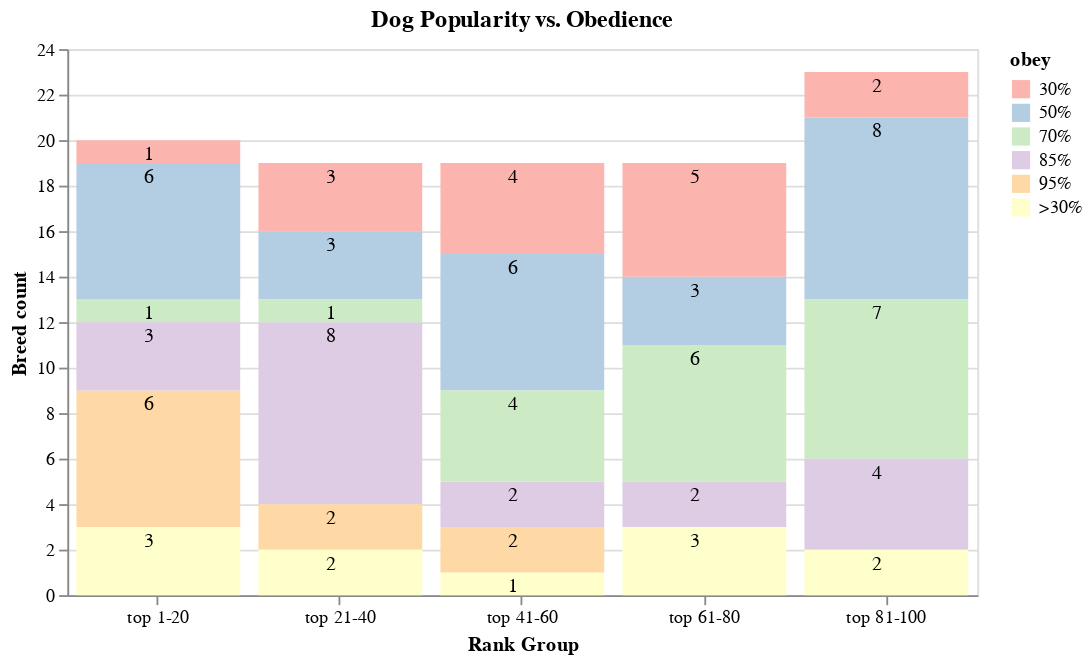

The code cell stored with this chart in its notebook:
### Code cell
stacked_bar_popular = alt.Chart(df).mark_bar().encode(
    x=alt.X('Group:N', title='Rank Group', axis=alt.Axis(labelAngle=0)),
    y=alt.Y('sum(id):Q',title='Breed count'),
    color=alt.Color('obey:N', scale=alt.Scale(scheme='pastel1'))
    ).properties(
    width=500,
    height=300,
    title='Dog Popularity vs. Obedience'
    )

text = alt.Chart(df).mark_text(dx=-5, dy=8, color='black').encode(
    x=alt.X('Group:N'),
    y=alt.Y('sum(id):Q',stack='zero'),
    detail='obey:N',
    text=alt.Text('sum(id):Q')
)
stacked_bar_popular + text

### Figure 1 — Vega-Lite specification as saved in the notebook (floating-point values rounded to 4 significant figures)
{"usermeta": {"embedOptions": {"theme": "fivethirtyeight"}}, "config": {"view": {"continuousWidth": 400, "continuousHeight": 300}}, "layer": [{"mark": "bar", "encoding": {"color": {"type": "nominal", "field": "obey", "scale": {"scheme": "pastel1"}}, "x": {"type": "nominal", "axis": {"labelAngle": 0}, "field": "Group", "title": "Rank Group"}, "y": {"type": "quantitative", "aggregate": "sum", "field": "id", "title": "Breed count"}}, "height": 300, "title": "Dog Popularity vs. Obedience", "width": 500}, {"mark": {"type": "text", "color": "black", "dx": -5, "dy": 8}, "encoding": {"detail": {"type": "nominal", "field": "obey"}, "text": {"type": "quantitative", "aggregate": "sum", "field": "id"}, "x": {"type": "nominal", "field": "Group"}, "y": {"type": "quantitative", "aggregate": "sum", "field": "id", "stack": "zero"}}}], "data": {"name": "data-2e8cda3d49fb8f6f93c2d0c73d9ef641"}, "$schema": "https://vega.github.io/schema/vega-lite/v4.8.1.json", "datasets": {"data-2e8cda3d49fb8f6f93c2d0c73d9ef641": [{"Breed": "Labrador Retriever", "Mean Rank": 1.0, "category": "sporting", "weight (lbs)": 67.5, "shoulder height (in)": 23.0, "Classification": "Brightest Dogs", "obey": "95%", "Rank": "1", "id": 1, "Group": "top 1-20"}, {"Breed": "German Shepherd Dog", "Mean Rank": 2.0, "category": "herding", "weight (lbs)": 82.5, "shoulder height (in)": 24.0, "Classification": "Brightest Dogs", "obey": "95%", "Rank": "2", "id": 1, "Group": "top 1-20"}, {"Breed": "Golden Retriever", "Mean Rank": 3.0, "category": "sporting", "weight (lbs)": 60.0, "shoulder height (in)": 22.75, "Classification": "Brightest Dogs", "obey": "95%", "Rank": "3", "id": 1, "Group": "top 1-20"}, {"Breed": "Bulldog", "Mean Rank": 4.4, "category": "non-sporting", "weight (lbs)": 45.0, "shoulder height (in)": 14.0, "Classification": "Lowest Degree of Working/Obedience Intelligence ", "obey": ">30%", "Rank": "4", "id": 1, "Group": "top 1-20"}, {"Breed": "Beagle", "Mean Rank": 5.4, "category": "hound", "weight (lbs)": 24.0, "shoulder height (in)": 14.0, "Classification": "Lowest Degree of Working/Obedience Intelligence ", "obey": ">30%", "Rank": "5", "id": 1, "Group": "top 1-20"}, {"Breed": "French Bulldog", "Mean Rank": 5.8, "category": "non-sporting", "weight (lbs)": 27.0, "shoulder height (in)": 11.5, "Classification": "Fair Working/Obedience Intelligence", "obey": "30%", "Rank": "6", "id": 1, "Group": "top 1-20"}, {"Breed": "Poodle", "Mean Rank": 7.2, "category": "non-sporting", "weight (lbs)": 45.0, "shoulder height (in)": 16.0, "Classification": "Brightest Dogs", "obey": "95%", "Rank": "7", "id": 1, "Group": "top 1-20"}, {"Breed": "Yorkshire Terrier", "Mean Rank": 8.2, "category": "toy", "weight (lbs)": 5.5, "shoulder height (in)": 8.0, "Classification": "Above Average Working Dogs", "obey": "70%", "Rank": "8", "id": 1, "Group": "top 1-20"}, {"Breed": "Rottweiler", "Mean Rank": 8.6, "category": "working", "weight (lbs)": 100.0, "shoulder height (in)": 24.5, "Classification": "Brightest Dogs", "obey": "95%", "Rank": "9", "id": 1, "Group": "top 1-20"}, {"Breed": "Boxer", "Mean Rank": 10.0, "category": "working", "weight (lbs)": 67.5, "shoulder height (in)": 23.25, "Classification": "Average Working/Obedience Intelligence", "obey": "50%", "Rank": "10", "id": 1, "Group": "top 1-20"}, {"Breed": "German Shorthaired Pointer", "Mean Rank": 10.6, "category": "sporting", "weight (lbs)": 62.5, "shoulder height (in)": 24.0, "Classification": "Excellent Working Dogs", "obey": "85%", "Rank": "11", "id": 1, "Group": "top 1-20"}, {"Breed": "Dachshund", "Mean Rank": 12.4, "category": "hound", "weight (lbs)": 24.0, "shoulder height (in)": 8.5, "Classification": "Average Working/Obedience Intelligence", "obey": "50%", "Rank": "12", "id": 1, "Group": "top 1-20"}, {"Breed": "Siberian Husky", "Mean Rank": 12.6, "category": "working", "weight (lbs)": 47.5, "shoulder height (in)": 21.75, "Classification": "Average Working/Obedience Intelligence", "obey": "50%", "Rank": "13", "id": 1, "Group": "top 1-20"}, {"Breed": "Great Dane", "Mean Rank": 14.8, "category": "working", "weight (lbs)": 140.0, "shoulder height (in)": 30.0, "Classification": "Average Working/Obedience Intelligence", "obey": "50%", "Rank": "14", "id": 1, "Group": "top 1-20"}, {"Breed": "Doberman Pinscher", "Mean Rank": 15.2, "category": "working", "weight (lbs)": 80.0, "shoulder height (in)": 26.0, "Classification": "Brightest Dogs", "obey": "95%", "Rank": "15", "id": 1, "Group": "top 1-20"}, {"Breed": "Australian Shepherd", "Mean Rank": 16.6, "category": "herding", "weight (lbs)": 50.0, "shoulder height (in)": 20.5, "Classification": "Average Working/Obedience Intelligence", "obey": "50%", "Rank": "16", "id": 1, "Group": "top 1-20"}, {"Breed": "Miniature Schnauzer", "Mean Rank": 17.2, "category": "terrier", "weight (lbs)": 15.5, "shoulder height (in)": 13.0, "Classification": "Excellent Working Dogs", "obey": "85%", "Rank": "17", "id": 1, "Group": "top 1-20"}, {"Breed": "Pembroke Welsh Corgi", "Mean Rank": 17.6, "category": "herding", "weight (lbs)": 26.0, "shoulder height (in)": 11.0, "Classification": "Excellent Working Dogs", "obey": "85%", "Rank": "18", "id": 1, "Group": "top 1-20"}, {"Breed": "Cavalier King Charles Spaniel", "Mean Rank": 18.6, "category": "toy", "weight (lbs)": 15.5, "shoulder height (in)": 12.5, "Classification": "Average Working/Obedience Intelligence", "obey": "50%", "Rank": "19", "id": 1, "Group": "top 1-20"}, {"Breed": "Shih Tzu", "Mean Rank": 19.2, "category": "toy", "weight (lbs)": 12.5, "shoulder height (in)": 9.75, "Classification": "Lowest Degree of Working/Obedience Intelligence ", "obey": ">30%", "Rank": "20", "id": 1, "Group": "top 1-20"}, {"Breed": "Boston Terrier", "Mean Rank": 21.6, "category": "non-sporting", "weight (lbs)": 20.0, "shoulder height (in)": 14.5, "Classification": "Average Working/Obedience Intelligence", "obey": "50%", "Rank": "21", "id": 1, "Group": "top 81-100"}, {"Breed": "Pomeranian", "Mean Rank": 21.6, "category": "toy", "weight (lbs)": 5.0, "shoulder height (in)": 12.0, "Classification": "Excellent Working Dogs", "obey": "85%", "Rank": "22", "id": 1, "Group": "top 21-40"}, {"Breed": "Shetland Sheepdog", "Mean Rank": 23.4, "category": "herding", "weight (lbs)": 22.0, "shoulder height (in)": 14.5, "Classification": "Brightest Dogs", "obey": "95%", "Rank": "23", "id": 1, "Group": "top 21-40"}, {"Breed": "Havanese", "Mean Rank": 23.8, "category": "toy", "weight (lbs)": 0.0, "shoulder height (in)": 9.75, "Classification": "Average Working/Obedience Intelligence", "obey": "50%", "Rank": "24", "id": 1, "Group": "top 21-40"}, {"Breed": "Brittany", "Mean Rank": 26.0, "category": "sporting", "weight (lbs)": 35.0, "shoulder height (in)": 19.0, "Classification": "Excellent Working Dogs", "obey": "85%", "Rank": "25", "id": 1, "Group": "top 21-40"}, {"Breed": "English Springer Spaniel", "Mean Rank": 27.0, "category": "sporting", "weight (lbs)": 45.0, "shoulder height (in)": 19.5, "Classification": "Excellent Working Dogs", "obey": "85%", "Rank": "26", "id": 1, "Group": "top 21-40"}, {"Breed": "Bernese Mountain Dog", "Mean Rank": 27.0, "category": "working", "weight (lbs)": 97.5, "shoulder height (in)": 25.25, "Classification": "Excellent Working Dogs", "obey": "85%", "Rank": "27", "id": 1, "Group": "top 21-40"}, {"Breed": "Mastiff", "Mean Rank": 27.2, "category": "working", "weight (lbs)": 175.0, "shoulder height (in)": 30.0, "Classification": "Lowest Degree of Working/Obedience Intelligence ", "obey": ">30%", "Rank": "28", "id": 1, "Group": "top 21-40"}, {"Breed": "Chihuahua", "Mean Rank": 29.4, "category": "toy", "weight (lbs)": 5.5, "shoulder height (in)": 5.0, "Classification": "Fair Working/Obedience Intelligence", "obey": "30%", "Rank": "29", "id": 1, "Group": "top 21-40"}, {"Breed": "Cocker Spaniel", "Mean Rank": 29.6, "category": "sporting", "weight (lbs)": 25.0, "shoulder height (in)": 14.5, "Classification": "Excellent Working Dogs", "obey": "85%", "Rank": "30", "id": 1, "Group": "top 21-40"}, {"Breed": "Pug", "Mean Rank": 31.4, "category": "toy", "weight (lbs)": 16.0, "shoulder height (in)": 16.0, "Classification": "Fair Working/Obedience Intelligence", "obey": "30%", "Rank": "31", "id": 1, "Group": "top 21-40"}, {"Breed": "Vizsla", "Mean Rank": 31.6, "category": "sporting", "weight (lbs)": 23.5, "shoulder height (in)": 22.5, "Classification": "Excellent Working Dogs", "obey": "85%", "Rank": "32", "id": 1, "Group": "top 21-40"}, {"Breed": "Maltese", "Mean Rank": 32.6, "category": "toy", "weight (lbs)": 5.0, "shoulder height (in)": 9.0, "Classification": "Fair Working/Obedience Intelligence", "obey": "30%", "Rank": "33", "id": 1, "Group": "top 21-40"}, {"Breed": "Weimaraner", "Mean Rank": 34.6, "category": "sporting", "weight (lbs)": 77.5, "shoulder height (in)": 25.0, "Classification": "Excellent Working Dogs", "obey": "85%", "Rank": "34", "id": 1, "Group": "top 21-40"}, {"Breed": "Newfoundland", "Mean Rank": 37.0, "category": "working", "weight (lbs)": 125.0, "shoulder height (in)": 27.0, "Classification": "Above Average Working Dogs", "obey": "70%", "Rank": "35", "id": 1, "Group": "top 21-40"}, {"Breed": "Border Collie", "Mean Rank": 37.4, "category": "herding", "weight (lbs)": 40.0, "shoulder height (in)": 20.0, "Classification": "Brightest Dogs", "obey": "95%", "Rank": "36", "id": 1, "Group": "top 21-40"}, {"Breed": "Collie", "Mean Rank": 37.4, "category": "herding", "weight (lbs)": 62.5, "shoulder height (in)": 24.0, "Classification": "Excellent Working Dogs", "obey": "85%", "Rank": "37", "id": 1, "Group": "top 21-40"}, {"Breed": "Basset Hound", "Mean Rank": 39.6, "category": "hound", "weight (lbs)": 45.0, "shoulder height (in)": 14.0, "Classification": "Lowest Degree of Working/Obedience Intelligence ", "obey": ">30%", "Rank": "38", "id": 1, "Group": "top 21-40"}, {"Breed": "Rhodesian Ridgeback", "Mean Rank": 40.6, "category": "hound", "weight (lbs)": 77.5, "shoulder height (in)": 25.5, "Classification": "Average Working/Obedience Intelligence", "obey": "50%", "Rank": "39", "id": 1, "Group": "top 21-40"}, {"Breed": "West Highland White Terrier", "Mean Rank": 40.8, "category": "terrier", "weight (lbs)": 14.0, "shoulder height (in)": 10.5, "Classification": "Average Working/Obedience Intelligence", "obey": "50%", "Rank": "40", "id": 1, "Group": "top 21-40"}, {"Breed": "Chesapeake Bay Retriever", "Mean Rank": 42.8, "category": "sporting", "weight (lbs)": 67.5, "shoulder height (in)": 23.5, "Classification": "Above Average Working Dogs", "obey": "70%", "Rank": "41", "id": 1, "Group": "top 81-100"}, {"Breed": "Shiba Inu", "Mean Rank": 45.0, "category": "non-sporting", "weight (lbs)": 20.0, "shoulder height (in)": 15.0, "Classification": "Average Working/Obedience Intelligence", "obey": "50%", "Rank": "42", "id": 1, "Group": "top 41-60"}, {"Breed": "Bichon Frise", "Mean Rank": 45.0, "category": "non-sporting", "weight (lbs)": 14.0, "shoulder height (in)": 10.5, "Classification": "Average Working/Obedience Intelligence", "obey": "50%", "Rank": "43", "id": 1, "Group": "top 41-60"}, {"Breed": "Akita", "Mean Rank": 46.4, "category": "working", "weight (lbs)": 100.0, "shoulder height (in)": 26.0, "Classification": "Average Working/Obedience Intelligence", "obey": "50%", "Rank": "44", "id": 1, "Group": "top 41-60"}, {"Breed": "Bullmastiff", "Mean Rank": 47.6, "category": "working", "weight (lbs)": 115.0, "shoulder height (in)": 25.5, "Classification": "Fair Working/Obedience Intelligence", "obey": "30%", "Rank": "45", "id": 1, "Group": "top 41-60"}, {"Breed": "Belgian Malinoi", "Mean Rank": 49.0, "category": "herding", "weight (lbs)": 62.5, "shoulder height (in)": 24.0, "Classification": "Excellent Working Dogs", "obey": "85%", "Rank": "46", "id": 1, "Group": "top 41-60"}, {"Breed": "Saint Bernard", "Mean Rank": 49.2, "category": "working", "weight (lbs)": 155.0, "shoulder height (in)": 26.5, "Classification": "Fair Working/Obedience Intelligence", "obey": "30%", "Rank": "47", "id": 1, "Group": "top 41-60"}, {"Breed": "Bloodhound", "Mean Rank": 50.0, "category": "hound", "weight (lbs)": 85.0, "shoulder height (in)": 25.0, "Classification": "Lowest Degree of Working/Obedience Intelligence ", "obey": ">30%", "Rank": "48", "id": 1, "Group": "top 41-60"}, {"Breed": "Papillon", "Mean Rank": 50.2, "category": "toy", "weight (lbs)": 7.5, "shoulder height (in)": 9.5, "Classification": "Brightest Dogs", "obey": "95%", "Rank": "49", "id": 1, "Group": "top 41-60"}, {"Breed": "Portuguese Water Dog", "Mean Rank": 51.8, "category": "working", "weight (lbs)": 47.5, "shoulder height (in)": 20.0, "Classification": "Above Average Working Dogs", "obey": "70%", "Rank": "50", "id": 1, "Group": "top 41-60"}, {"Breed": "Australian Cattle Dog", "Mean Rank": 55.2, "category": "herding", "weight (lbs)": 40.0, "shoulder height (in)": 18.5, "Classification": "Brightest Dogs", "obey": "95%", "Rank": "51", "id": 1, "Group": "top 41-60"}, {"Breed": "Airedale Terrier", "Mean Rank": 56.0, "category": "terrier", "weight (lbs)": 45.0, "shoulder height (in)": 23.0, "Classification": "Above Average Working Dogs", "obey": "70%", "Rank": "52", "id": 1, "Group": "top 41-60"}, {"Breed": "English Cocker Spaniel", "Mean Rank": 56.4, "category": "sporting", "weight (lbs)": 30.0, "shoulder height (in)": 16.0, "Classification": "Excellent Working Dogs", "obey": "85%", "Rank": "53", "id": 1, "Group": "top 41-60"}, {"Breed": "Alaskan Malamute", "Mean Rank": 56.8, "category": "working", "weight (lbs)": 80.0, "shoulder height (in)": 24.0, "Classification": "Average Working/Obedience Intelligence", "obey": "50%", "Rank": "54", "id": 1, "Group": "top 41-60"}, {"Breed": "Bull Terrier", "Mean Rank": 57.4, "category": "terrier", "weight (lbs)": 60.0, "shoulder height (in)": 21.5, "Classification": "Fair Working/Obedience Intelligence", "obey": "30%", "Rank": "55", "id": 1, "Group": "top 41-60"}, {"Breed": "Scottish Terrier", "Mean Rank": 58.0, "category": "terrier", "weight (lbs)": 20.0, "shoulder height (in)": 10.0, "Classification": "Fair Working/Obedience Intelligence", "obey": "30%", "Rank": "56", "id": 1, "Group": "top 41-60"}, {"Breed": "Whippet", "Mean Rank": 59.0, "category": "hound", "weight (lbs)": 28.5, "shoulder height (in)": 20.0, "Classification": "Average Working/Obedience Intelligence", "obey": "50%", "Rank": "57", "id": 1, "Group": "top 41-60"}, {"Breed": "Chinese Shar Pei", "Mean Rank": 61.2, "category": "non-sporting", "weight (lbs)": 52.5, "shoulder height (in)": 19.0, "Classification": "Average Working/Obedience Intelligence", "obey": "50%", "Rank": "58", "id": 1, "Group": "top 41-60"}, {"Breed": "Dalmatian", "Mean Rank": 61.8, "category": "non-sporting", "weight (lbs)": 57.5, "shoulder height (in)": 21.0, "Classification": "Above Average Working Dogs", "obey": "70%", "Rank": "59", "id": 1, "Group": "top 41-60"}, {"Breed": "Samoyed", "Mean Rank": 62.0, "category": "working", "weight (lbs)": 57.5, "shoulder height (in)": 21.25, "Classification": "Above Average Working Dogs", "obey": "70%", "Rank": "60", "id": 1, "Group": "top 41-60"}, {"Breed": "German Wirehaired Pointer", "Mean Rank": 65.6, "category": "sporting", "weight (lbs)": 65.0, "shoulder height (in)": 24.0, "Classification": "Average Working/Obedience Intelligence", "obey": "50%", "Rank": "61", "id": 1, "Group": "top 81-100"}, {"Breed": "Miniature Pinscher", "Mean Rank": 66.8, "category": "toy", "weight (lbs)": 0.0, "shoulder height (in)": 11.25, "Classification": "Above Average Working Dogs", "obey": "70%", "Rank": "62", "id": 1, "Group": "top 61-80"}, {"Breed": "Wirehaired Pointing Griffon", "Mean Rank": 67.6, "category": "sporting", "weight (lbs)": 52.5, "shoulder height (in)": 22.0, "Classification": "Average Working/Obedience Intelligence", "obey": "50%", "Rank": "63", "id": 1, "Group": "top 61-80"}, {"Breed": "Great Pyrenee", "Mean Rank": 68.2, "category": "working", "weight (lbs)": 107.5, "shoulder height (in)": 28.5, "Classification": "Fair Working/Obedience Intelligence", "obey": "30%", "Rank": "64", "id": 1, "Group": "top 61-80"}, {"Breed": "Cairn Terrier", "Mean Rank": 69.4, "category": "terrier", "weight (lbs)": 14.0, "shoulder height (in)": 10.0, "Classification": "Above Average Working Dogs", "obey": "70%", "Rank": "65", "id": 1, "Group": "top 61-80"}, {"Breed": "Lhasa Apso", "Mean Rank": 70.2, "category": "non-sporting", "weight (lbs)": 15.0, "shoulder height (in)": 10.5, "Classification": "Fair Working/Obedience Intelligence", "obey": "30%", "Rank": "66", "id": 1, "Group": "top 61-80"}, {"Breed": "Cardigan Welsh Corgi", "Mean Rank": 71.8, "category": "herding", "weight (lbs)": 31.5, "shoulder height (in)": 11.5, "Classification": "Excellent Working Dogs", "obey": "85%", "Rank": "67", "id": 1, "Group": "top 61-80"}, {"Breed": "Irish Wolfhound", "Mean Rank": 72.6, "category": "hound", "weight (lbs)": 120.0, "shoulder height (in)": 32.0, "Classification": "Average Working/Obedience Intelligence", "obey": "50%", "Rank": "68", "id": 1, "Group": "top 61-80"}, {"Breed": "Italian Greyhound", "Mean Rank": 72.8, "category": "toy", "weight (lbs)": 8.0, "shoulder height (in)": 14.0, "Classification": "Fair Working/Obedience Intelligence", "obey": "30%", "Rank": "69", "id": 1, "Group": "top 61-80"}, {"Breed": "Old English Sheepdog", "Mean Rank": 73.6, "category": "herding", "weight (lbs)": 62.5, "shoulder height (in)": 22.0, "Classification": "Fair Working/Obedience Intelligence", "obey": "30%", "Rank": "70", "id": 1, "Group": "top 61-80"}, {"Breed": "Chow Chow", "Mean Rank": 73.6, "category": "non-sporting", "weight (lbs)": 50.0, "shoulder height (in)": 18.5, "Classification": "Lowest Degree of Working/Obedience Intelligence ", "obey": ">30%", "Rank": "71", "id": 1, "Group": "top 61-80"}, {"Breed": "Irish Setter", "Mean Rank": 73.8, "category": "sporting", "weight (lbs)": 65.0, "shoulder height (in)": 26.0, "Classification": "Above Average Working Dogs", "obey": "70%", "Rank": "72", "id": 1, "Group": "top 61-80"}, {"Breed": "Chinese Crested", "Mean Rank": 75.0, "category": "toy", "weight (lbs)": 8.5, "shoulder height (in)": 12.0, "Classification": "Fair Working/Obedience Intelligence", "obey": "30%", "Rank": "73", "id": 1, "Group": "top 61-80"}, {"Breed": "Giant Schnauzer", "Mean Rank": 80.2, "category": "working", "weight (lbs)": 77.5, "shoulder height (in)": 25.5, "Classification": "Above Average Working Dogs", "obey": "70%", "Rank": "74", "id": 1, "Group": "top 61-80"}, {"Breed": "Staffordshire Bull Terrier", "Mean Rank": 80.4, "category": "terrier", "weight (lbs)": 31.0, "shoulder height (in)": 15.0, "Classification": "Average Working/Obedience Intelligence", "obey": "50%", "Rank": "75", "id": 1, "Group": "top 61-80"}, {"Breed": "American Staffordshire Terrier", "Mean Rank": 82.0, "category": "terrier", "weight (lbs)": 45.0, "shoulder height (in)": 18.0, "Classification": "Above Average Working Dogs", "obey": "70%", "Rank": "76", "id": 1, "Group": "top 61-80"}, {"Breed": "Basenji", "Mean Rank": 86.4, "category": "hound", "weight (lbs)": 23.0, "shoulder height (in)": 16.5, "Classification": "Lowest Degree of Working/Obedience Intelligence ", "obey": ">30%", "Rank": "77", "id": 1, "Group": "top 61-80"}, {"Breed": "Border Terrier", "Mean Rank": 86.6, "category": "terrier", "weight (lbs)": 13.5, "shoulder height (in)": 13.5, "Classification": "Above Average Working Dogs", "obey": "70%", "Rank": "78", "id": 1, "Group": "top 61-80"}, {"Breed": "Pekingese", "Mean Rank": 87.0, "category": "toy", "weight (lbs)": 13.0, "shoulder height (in)": 0.0, "Classification": "Lowest Degree of Working/Obedience Intelligence ", "obey": ">30%", "Rank": "79", "id": 1, "Group": "top 61-80"}, {"Breed": "Keeshond", "Mean Rank": 89.0, "category": "non-sporting", "weight (lbs)": 42.5, "shoulder height (in)": 17.5, "Classification": "Excellent Working Dogs", "obey": "85%", "Rank": "80", "id": 1, "Group": "top 61-80"}, {"Breed": "Standard Schnauzer", "Mean Rank": 89.0, "category": "working", "weight (lbs)": 33.0, "shoulder height (in)": 18.5, "Classification": "Excellent Working Dogs", "obey": "85%", "Rank": "81", "id": 1, "Group": "top 81-100"}, {"Breed": "Flat-Coated Retriever", "Mean Rank": 90.8, "category": "sporting", "weight (lbs)": 65.0, "shoulder height (in)": 23.25, "Classification": "Excellent Working Dogs", "obey": "85%", "Rank": "82", "id": 1, "Group": "top 81-100"}, {"Breed": "Tibetan Terrier", "Mean Rank": 93.2, "category": "non-sporting", "weight (lbs)": 24.0, "shoulder height (in)": 15.5, "Classification": "Fair Working/Obedience Intelligence", "obey": "30%", "Rank": "83", "id": 1, "Group": "top 81-100"}, {"Breed": "Norwegian Elkhound", "Mean Rank": 94.6, "category": "hound", "weight (lbs)": 51.5, "shoulder height (in)": 20.0, "Classification": "Above Average Working Dogs", "obey": "70%", "Rank": "84", "id": 1, "Group": "top 81-100"}, {"Breed": "English Setter", "Mean Rank": 95.2, "category": "sporting", "weight (lbs)": 62.5, "shoulder height (in)": 24.5, "Classification": "Above Average Working Dogs", "obey": "70%", "Rank": "85", "id": 1, "Group": "top 81-100"}, {"Breed": "Wire Fox Terrier", "Mean Rank": 98.0, "category": "terrier", "weight (lbs)": 17.5, "shoulder height (in)": 15.0, "Classification": "Average Working/Obedience Intelligence", "obey": "50%", "Rank": "86", "id": 1, "Group": "top 81-100"}, {"Breed": "Borzoi", "Mean Rank": 98.8, "category": "hound", "weight (lbs)": 82.5, "shoulder height (in)": 28.0, "Classification": "Lowest Degree of Working/Obedience Intelligence ", "obey": ">30%", "Rank": "87", "id": 1, "Group": "top 81-100"}, {"Breed": "Japanese Chin", "Mean Rank": 102.0, "category": "toy", "weight (lbs)": 7.5, "shoulder height (in)": 9.5, "Classification": "Fair Working/Obedience Intelligence", "obey": "30%", "Rank": "88", "id": 1, "Group": "top 81-100"}, {"Breed": "Norwich Terrier", "Mean Rank": 103.2, "category": "terrier", "weight (lbs)": 12.0, "shoulder height (in)": 10.0, "Classification": "Above Average Working Dogs", "obey": "70%", "Rank": "89", "id": 1, "Group": "top 81-100"}, {"Breed": "Afghan Hound", "Mean Rank": 103.4, "category": "hound", "weight (lbs)": 55.0, "shoulder height (in)": 26.0, "Classification": "Lowest Degree of Working/Obedience Intelligence ", "obey": ">30%", "Rank": "90", "id": 1, "Group": "top 81-100"}, {"Breed": "Gordon Setter", "Mean Rank": 105.6, "category": "sporting", "weight (lbs)": 62.5, "shoulder height (in)": 25.0, "Classification": "Above Average Working Dogs", "obey": "70%", "Rank": "91", "id": 1, "Group": "top 81-100"}, {"Breed": "Welsh Terrier", "Mean Rank": 108.2, "category": "terrier", "weight (lbs)": 20.0, "shoulder height (in)": 15.0, "Classification": "Average Working/Obedience Intelligence", "obey": "50%", "Rank": "92", "id": 1, "Group": "top 81-100"}, {"Breed": "Schipperke", "Mean Rank": 109.0, "category": "non-sporting", "weight (lbs)": 15.0, "shoulder height (in)": 11.5, "Classification": "Excellent Working Dogs", "obey": "85%", "Rank": "93", "id": 1, "Group": "top 81-100"}, {"Breed": "Pointer", "Mean Rank": 115.4, "category": "sporting", "weight (lbs)": 59.5, "shoulder height (in)": 25.5, "Classification": "Average Working/Obedience Intelligence", "obey": "50%", "Rank": "94", "id": 1, "Group": "top 81-100"}, {"Breed": "Irish Terrier", "Mean Rank": 116.6, "category": "terrier", "weight (lbs)": 26.0, "shoulder height (in)": 18.0, "Classification": "Average Working/Obedience Intelligence", "obey": "50%", "Rank": "95", "id": 1, "Group": "top 81-100"}, {"Breed": "Field Spaniel", "Mean Rank": 118.0, "category": "sporting", "weight (lbs)": 42.5, "shoulder height (in)": 17.5, "Classification": "Above Average Working Dogs", "obey": "70%", "Rank": "96", "id": 1, "Group": "top 81-100"}, {"Breed": "Tibetan Spaniel", "Mean Rank": 119.0, "category": "non-sporting", "weight (lbs)": 12.0, "shoulder height (in)": 10.0, "Classification": "Average Working/Obedience Intelligence", "obey": "50%", "Rank": "97", "id": 1, "Group": "top 81-100"}, {"Breed": "Belgian Sheepdog", "Mean Rank": 123.4, "category": "herding", "weight (lbs)": 67.5, "shoulder height (in)": 24.0, "Classification": "Excellent Working Dogs", "obey": "85%", "Rank": "98", "id": 1, "Group": "top 81-100"}, {"Breed": "Bearded Collie", "Mean Rank": 123.6, "category": "herding", "weight (lbs)": 50.0, "shoulder height (in)": 21.0, "Classification": "Above Average Working Dogs", "obey": "70%", "Rank": "99", "id": 1, "Group": "top 81-100"}, {"Breed": "Saluki", "Mean Rank": 126.8, "category": "hound", "weight (lbs)": 52.5, "shoulder height (in)": 23.0, "Classification": "Average Working/Obedience Intelligence", "obey": "50%", "Rank": "100", "id": 1, "Group": "top 81-100"}]}}
